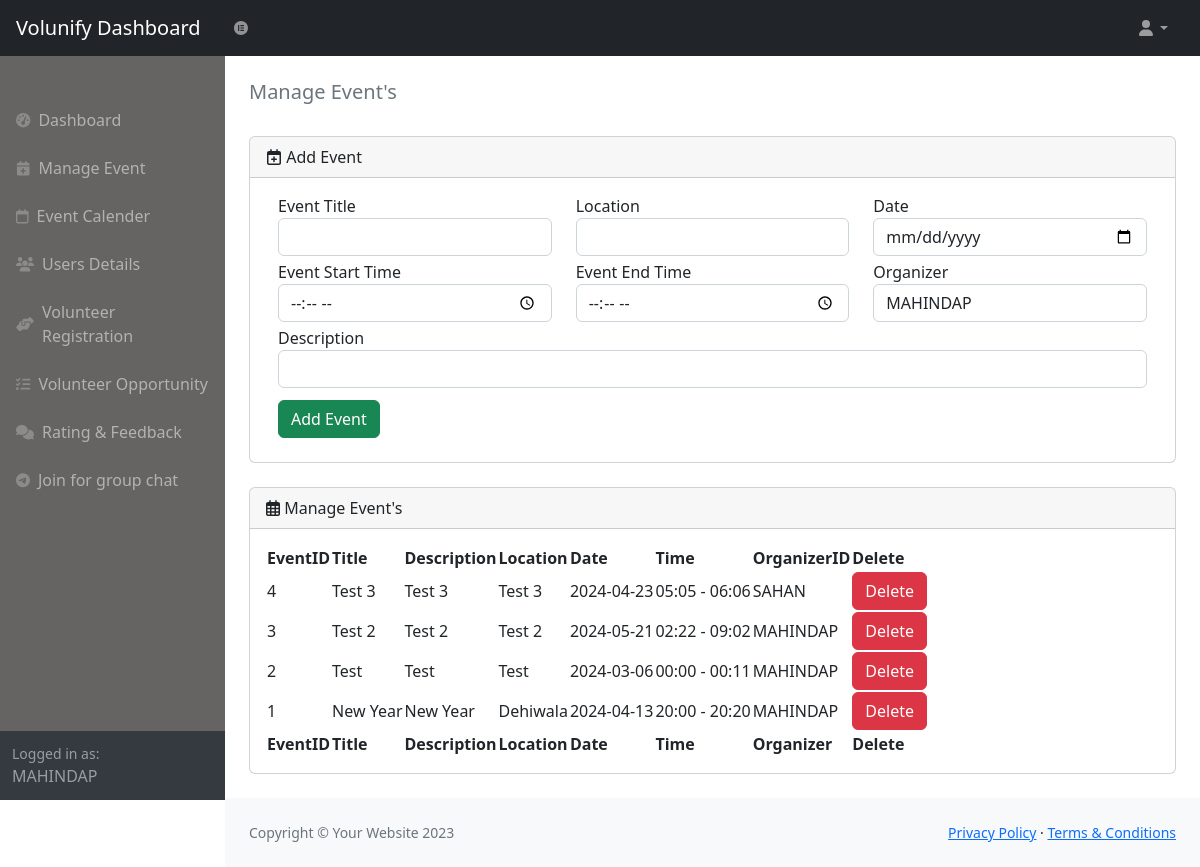
Screenshot of /ADMIN/manage_event.php (signed in) with the database file from the repository.
### tables this page shows
CREATE TABLE IF NOT EXISTS `event` (
  `EVENT_ID` int(10) NOT NULL AUTO_INCREMENT,
  `TITLE` varchar(100) NOT NULL,
  `DESCRIPTION` text NOT NULL,
  `LOCATION` varchar(50) NOT NULL,
  `DATE` varchar(50) NOT NULL,
  `START_TIME` varchar(50) NOT NULL,
  `END_TIME` varchar(50) NOT NULL,
  `ORG_ID` int(10) NOT NULL,
  PRIMARY KEY (`EVENT_ID`),
  KEY `ORG_ID` (`ORG_ID`)
);

CREATE TABLE IF NOT EXISTS `user` (
  `USERID` int(11) NOT NULL AUTO_INCREMENT,
  `USERNAME` varchar(50) NOT NULL,
  `FULLNAME` varchar(50) NOT NULL,
  `PASSWORD` varchar(100) NOT NULL,
  `EMAIL` varchar(50) NOT NULL,
  `USERTYPE` int(10) NOT NULL,
  `LOCATION` varchar(20) NOT NULL,
  `INTEREST` text NOT NULL,
  `ABILITY` text NOT NULL,
  `TALENTS` text NOT NULL,
  `CREDENTIAL` text NOT NULL,
  `REG_DATE` text NOT NULL,
  PRIMARY KEY (`USERID`),
  KEY `USERTYPE` (`USERTYPE`)
);

### ADMIN/manage_event.php (the view, shortened to what this page needs)
<?php
include("dbConn.php");
if(isset($_SESSION['userName'])){
if(isset($_SESSION['role'])){
    $role=$_SESSION['role']; }
    switch($role){
    case "Admin" ?>
<!DOCTYPE html>
<html lang="en">
    <head>
        <link href="https://cdn.jsdelivr.net/npm/simple-datatables@7.1.2/dist/style.min.css" rel="stylesheet" />
        <link href="css/styles.css" rel="stylesheet" />
        <link href="css/main.css" rel="stylesheet" />
    </head>
    <body class="sb-nav-fixed">
        <nav class="sb-topnav navbar navbar-expand navbar-dark bg-dark">
            <a class="navbar-brand ps-3" href="./">Volunify Dashboard</a>
            <button class="btn btn-link btn-sm order-1 order-lg-0 me-4 me-lg-0" id="sidebarToggle" href="#!"><i class="fa-brands fa-elementor"></i></i></button>
            <ul class="navbar-nav ms-auto ms-md-0 me-3 me-lg-4">
                <li class="nav-item dropdown">
                    <a class="nav-link dropdown-toggle" id="navbarDropdown" href="#" role="button" data-bs-toggle="dropdown" aria-expanded="false"><i class="fas fa-user fa-fw"></i></a>
                </li>
            </ul>
        </nav>
        <div id="layoutSidenav">
            <div id="layoutSidenav_nav">
                <nav class="sb-sidenav accordion sb-sidenav-dark" id="sidenavAccordion">
                    <?php include('nav.php'); ?>
                    <div class="sb-sidenav-footer">
                        <div class="small">Logged in as:</div>
                        <?php echo $_SESSION['userName'];  ?>
                    </div>
                </nav>
            </div>
            <div id="layoutSidenav_content">
                <main>
                    <div class="container-fluid px-4">
                        <ol class="breadcrumb mb-4">
                            <h5 class="breadcrumb-item active mt-4">Manage Event's</h5>
                        </ol>
                        <div class="card mb-4">
                            <div class="card-header">
                                <i class="fa-regular fa-calendar-plus"></i>
                                Add Event
                            </div>
                            <div class="card-body">
                                <div class="container-fluid">
                                <form action="saveevent.php" method="post">
                                    <div class="row">
                                        <div class="col-md-4 mb-1">
                                            <label>Event Title </label>
                                            <input class="form-control" type="text" name="EVENT_T" required>
                                        </div>
                                        <div class="col-md-4 mb-1">
                                            <label>Location </label>
                                            <input class="form-control" type="text" name="EVENT_L" require>
                                        </div>
                                        <div class="col-md-4 mb-1">
                                            <label>Date</label>
                                            <input class="form-control" type="date" name="EVENT_DATE" require>
                                        </div>
                                        <div class="col-md-4 mb-1">
                                            <label>Event Start Time</label>
                                            <input class="form-control" type="time" name="EVENT_S_TIME" require>
                                        </div>
                                        <div class="col-md-4 mb-1">
                                            <label>Event End Time</label>
                                            <input class="form-control" type="time" name="EVENT_E_TIME" require>
                                        </div>
                                        <div class="col-md-4 mb-1">
                                            <label>Organizer</label>
                                            <input class="form-control" type="text" value="<?php echo $_SESSION['userName'];  ?>"  readonly>
                                        </div>
                                        <div class="col-md-12 mb-1">
                                            <label>Description</label>
                                            <input class="form-control" type="text" name="EVENT_DES" require>
                                        </div>
                                        <div class="col-md-4 my-2">
                                            <button class="btn btn-success" type="submit" name="saveevent">Add Event</button>
                                        </div>
                                    </div>
                                    </form>
                                </div>
                            </div>
                        </div>
                        <div class="card mb-4">
                            <div class="card-header">
                                <i class="fa-regular fa-calendar-days"></i>
                                Manage Event's
                            </div>
                            <div class="card-body">
                                <table id="datatablesSimple">
                                <thead>
                                        <tr>
                                            <th>EventID  </th>
                                            <th>Title</th>
                                            <th>Description</th>
                                            <th>Location</th>
                                            <th>Date</th>
                                            <th>Time</th>
                                            <th>OrganizerID </th>
                                            <th>Delete</th>
                                        </tr>
                                    </thead>
                                    <tfoot>
                                    <tr>
                                            <th>EventID  </th>
                                            <th>Title</th>
                                            <th>Description</th>
                                            <th>Location</th>
                                            <th>Date</th>
                                            <th>Time</th>
                                            <th>Organizer</th>
                                            <th>Delete</th>
                                        </tr>
                                    </tfoot>
                                    <tbody>
                                    <?php
                                    $query = $db->query("SELECT event.EVENT_ID, event.TITLE, event.DESCRIPTION, event.LOCATION, event.DATE, event.START_TIME, event.END_TIME, user.USERNAME FROM user, event WHERE event.ORG_ID = user.USERID ORDER BY event.EVENT_ID DESC; ");
                                    if($query->num_rows > 0){
                                    while($row = $query->fetch_assoc()){
                                    ?>
                                        <tr>
                                            <td><?php echo $row['EVENT_ID'];?></td>
                                            <td><?php echo $row['TITLE'];?></td>
                                            <td><?php echo $row['DESCRIPTION'];?></td>
                                            <td><?php echo $row['LOCATION'];?></td>
                                            <td><?php echo $row['DATE'];?></td>
                                            <td><?php echo $row['START_TIME'];?> - <?php echo $row['END_TIME'];?></td>
                                            <td><?php echo $row['USERNAME'];?></td>
                                            <td><a class="btn btn-danger">Delete</a></td>
                                        </tr>
                                    <?php } }else{?>
                                        <p>No Record's Found</p>
                                    <?php	}  ?>
                                    </tbody>
                                </table>
                            </div>
                    </div>
                </main>
                <footer class="py-4 bg-light mt-auto">
                    <div class="container-fluid px-4">
                        <div class="d-flex align-items-center justify-content-between small">
                            <div class="text-muted">Copyright &copy; Your Website 2023</div>
                            <div>
                                <a href="#">Privacy Policy</a>
                                &middot;
                                <a href="#">Terms &amp; Conditions</a>
                            </div>
                        </div>
                    </div>
                </footer>
            </div>
        </div>
    </body>
</html>
<?php ;break;	case "Organization" ?>
<?php ;break; } ?>
<?php } ?>

### ADMIN/css/main.css (style rules this page uses)
.sb-sidenav-dark { background-color: #666363; }

### rows the page displays
event: EVENT_ID "4", TITLE "Test 3", DESCRIPTION "Test 3", LOCATION "Test 3", DATE "2024-04-23", START_TIME "05:05", END_TIME "06:06", ORG_ID.USERNAME "SAHAN"
event: EVENT_ID "3", TITLE "Test 2", DESCRIPTION "Test 2", LOCATION "Test 2", DATE "2024-05-21", START_TIME "02:22", END_TIME "09:02", ORG_ID.USERNAME "MAHINDAP"
event: EVENT_ID "2", TITLE "Test", DESCRIPTION "Test", LOCATION "Test", DATE "2024-03-06", START_TIME "00:00", END_TIME "00:11", ORG_ID.USERNAME "MAHINDAP"
event: EVENT_ID "1", TITLE "New Year", DESCRIPTION "New Year", LOCATION "Dehiwala", DATE "2024-04-13", START_TIME "20:00", END_TIME "20:20", ORG_ID.USERNAME "MAHINDAP"

### other values shown
$_SESSION['userName'] "MAHINDAP"
